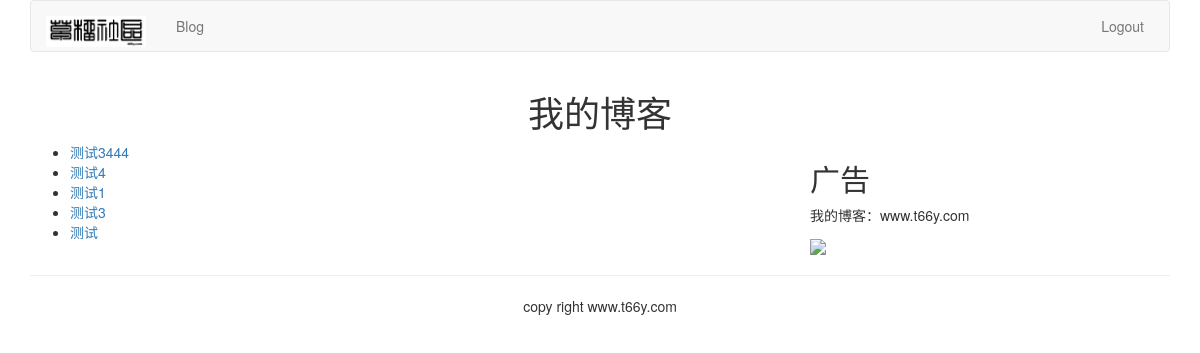
The page /blog/ on the database as committed earlier.
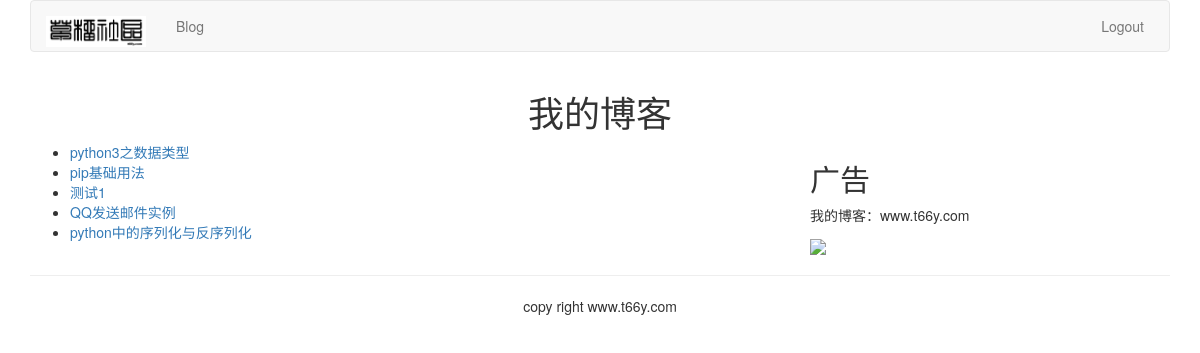
The same page on the database as committed later.
### blog/models.py (models this page shows, shortened)
class BlogArticles(models.Model):
    title = models.CharField(max_length=300)
    author = models.ForeignKey(User,related_name='blog_posts')
    body = models.TextField()
    publish = models.DateTimeField(default=timezone.now)
    class Meta:
        ordering = ('-publish',)

### blog/views.py (the view)
def blog_title(request):
    blogs = BlogArticles.objects.all()
    return render(request,"blog/titles.html",{"blogs":blogs})

### templates/blog/titles.html (shortened to what this page needs)
{% extends "base.html" %}
{% block content %}
<div class="row text-center vertical-middle-sm">
    <h1>我的博客</h1>
</div>
<div class="row">
    <div class="col-xs-12 col-md-8">
        <ul>
            {% for blog in blogs %}
            <li><a href="{{blog.id}}">{{blog.title}}</a></li>
            {% endfor %}
        </ul>
    </div>
    <div class="col-cs-6 col-md-4">
        <h2>广告</h2>
        <p>我的博客：www.t66y.com</p>
        <img width="600px" src="https://timgsa.baidu.com/timg?image&quality=80&size=b9999_10000&sec=1525605640844&di=c3c2649f4d07bb454b249ee022a715d3&imgtype=0&src=http%3A%2F%2Fpic.58pic.com%2F58pic%2F12%2F57%2F16%2F82X58PIC4Ut.jpg">
    </div>
</div>
{% endblock%}

### templates/base.html (shortened to what this page needs)
{% load staticfiles %}
<!DOCTYPE html>
<html lang="zh-cn">
    <head>
    	<link rel="stylesheet" href="{% static 'css/bootstrap.css' %}">
    </head>
    <body>
        {% include "header.html" %}
        <div class="container">
        	{% block content %}{% endblock %}
        </div>
        {% include "footer.html" %}
    </body>
</html>

### templates/header.html
{% load staticfiles %}
<div class="container">
    <nav class="navbar navbar-default" role="navigation">
        <div class="navbar-header">
            <a class="navbar-brand" href="http://t66y.com/"><img src="{% static '/images/t66y.jpg'%}" width="100px"></a>
        </div>
        <div>
            <ul class="nav navbar-nav" role="navigation">
                <li><a href="{% url 'blog:blog_title' %}">Blog</a></li>
            </ul>
            <ul class="nav navbar-nav navbar-right" style="margin-right: 10px">
                {% if user.is_authenticated %}
                <li><a href="#">{{ user.username }}</a></li>
                <li><a href="#">Logout</a></li>
                {% else %}
                <li><a href="{% url 'account:user_logout' %}">Logout</a></li>
                {% endif %}
            </ul>
        </div>
    </nav>
</div>

### templates/footer.html
<div class="container">
    <hr>
    <p class="text-center">copy right www.t66y.com</p>
</div>

Rows that differ between the two databases and show on the page:
changed BlogArticles: title "测试3444" → "python3之数据类型"
changed BlogArticles: title "测试4" → "pip基础用法"
changed BlogArticles: title "测试3" → "QQ发送邮件实例"
changed BlogArticles: title "测试" → "python中的序列化与反序列化"
